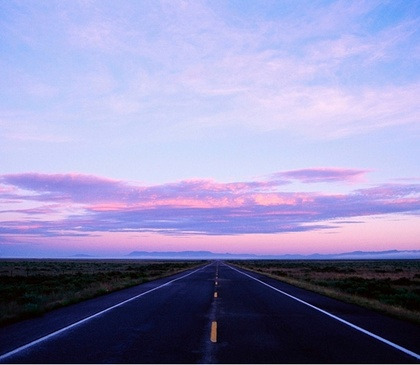
%> input picture Models 1/Lab_11_Color_Change/find-royalty-free-images-not-overused.jpg, 420 x 365 px, shrunk from 690 x 600 before the run
$ octave Lab_11_Problem_3.m   (GNU Octave 9; MATLAB toolbox functions it lacks are replaced by stand-ins)
%> lines starting %> are read from the running program, lines starting %| are printed output that depends on the picture
%%%%%%%%%%%%%%%%%%%%%%%%%%%%%%%%%%%%%%%%%%%%%%%
%Jared Ross%
%04-05-2017%
%ENED 1090-004%
%Joni A. Torsella%
%%%%%%%%%%%%%%%%%%%%%%%%%%%%%%%%%%%%%%%%%%%%%%%
clc;
clear all
N = input('Enter The Name of Your jpg: ','s');
%> the answer given: find-royalty-free-images-not-overused.jpg
X = imread(N,'jpg');
%> X is the input picture: size 365x420x3 uint8; mean R, G, B 143.7, 140.6, 183.6
Pic = 0.299*X(:,:,1) + 0.587*X(:,:,2) + 0.114*X(:,:,3);
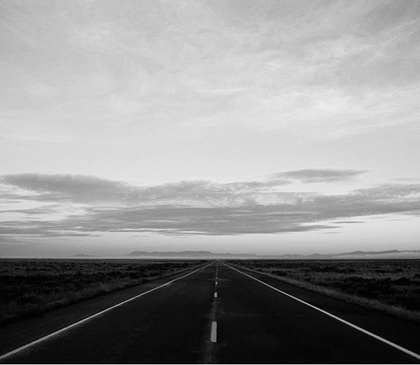
%> Pic: size 365x420 uint8; min 0, max 236, mean 146.5
[rows,cols] = size(Pic);
%> rows = 365; cols = 420
%NewPic = zeros(cols,rows);
Pic=uint8(Pic);
for r=1:rows
    for c=1:cols
      NewPic(rows-r+1,cols-c+1)=Pic(r,c);
    end
end
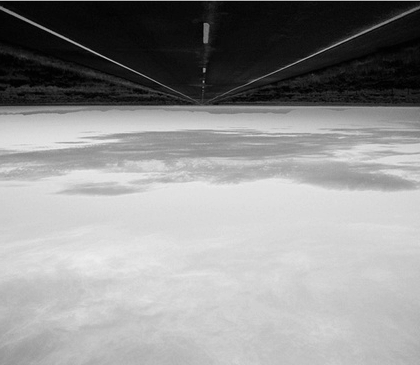
%> NewPic: size 365x420 uint8; min 0, max 236, mean 146.5; mean of the top-left, top-right, bottom-left and bottom-right quarters 88.3, 84.3, 205.8, 206.8
imshow(Pic); title('Original Gray Scale Image')
figure;
imshow(NewPic); title('Rotated 180 Degrees Image')
